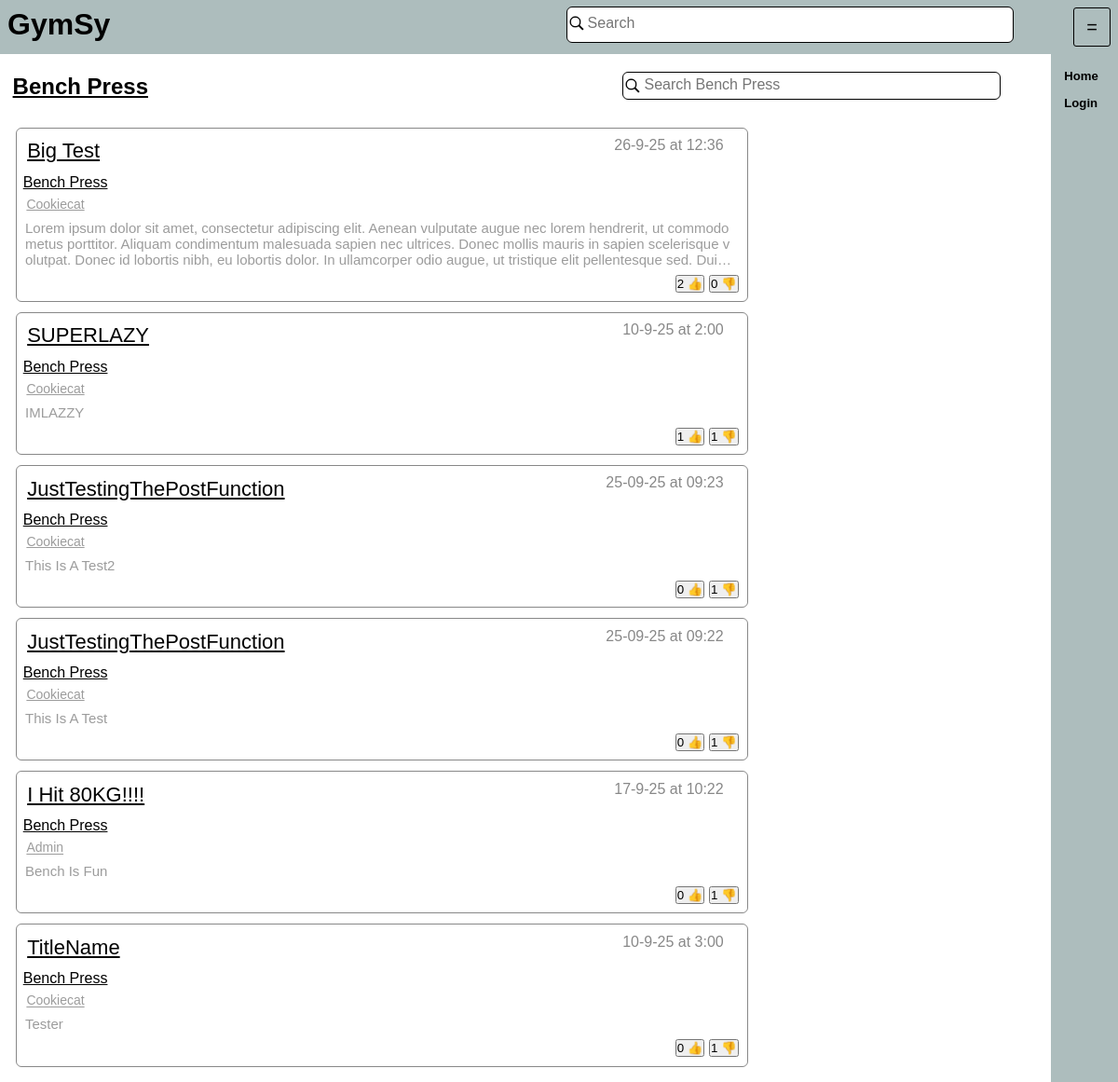
/exercise/1, run on the app's committed database.
### tables this page shows
CREATE TABLE "Excersise" (
	"ExcersiseID"	INTEGER UNIQUE,
	"MuscleID"	INTEGER,
	"ExcersiseName"	TEXT,
	PRIMARY KEY("ExcersiseID"),
	FOREIGN KEY("MuscleID") REFERENCES "MuscleGroup"("MuscleID")
);

CREATE TABLE "Post" (
	"PostID"	INTEGER UNIQUE,
	"PostContent"	TEXT,
	"ExcersiseID"	INTEGER,
	"AccountID"	INTEGER,
	"Title"	TEXT,
	"Date"	TEXT,
	"Time"	TEXT,
	"Parent"	INTEGER,
	PRIMARY KEY("PostID"),
	FOREIGN KEY("AccountID") REFERENCES "Account"("AccountID"),
	FOREIGN KEY("ExcersiseID") REFERENCES "Excersise"("ExcersiseID")
);

### app.py (the view)
@app.route("/exercise/<ExId>")
def ShowExersise(ExId):
    Id = cache.get("id")
    if Id == None:
        Id = 0
        cache.set("id",0)
    return render_template("excersise.html",ID = Id,
                           ExcersiseData= DatabaseHandler.GetExcersiseData(ExId),
                           Data = DatabaseHandler.GetPostsFromExcersise(ExId)
                           )

### Database/DatabaseHandler.py (called while the page is built)
def GetPostsFromExcersise(ID: int):
    with sqlite3.connect("Database/GymsyDatabase.db") as Connection:
        Cursor = Connection.cursor()
        print(SqlCommands.GetPostsFromExcersiseID.ReturnQuery([ID,ID]))
        Result = Cursor.execute(SqlCommands.GetPostsFromExcersiseID.ReturnQuery([ID,ID])).fetchall()
        return Result
    pass

def GetExcersiseData(ExcersiseID: int):
    with sqlite3.connect("Database/GymsyDatabase.db") as Connection:
        Cursor = Connection.cursor()
        Results = Cursor.execute(SqlCommands.GetExcersiseData.ReturnQuery(ExcersiseID)).fetchone()
        return Results
    return 0

### Database/SqlCommands.py (called while the page is built)
    def ReturnQuery(self,NewContent: list = []):
        if type(NewContent) != list:
            NewContent = [NewContent]
        if len(NewContent) == len(self.Additions):
            return self.Query.format(*NewContent)
        else:
            return "ERROR"

### app.py (called while the page is built)
@app.after_request
def after_request(response):
    response.headers["Cache-Control"] = "no-cache, no-store, must-revalidate,public, max-age=0"
    response.headers['X-UA-Compatible'] = 'IE=Edge,chrome=1'
    response.cache_control.max_age = 0
    return response

### templates/excersise.html (shortened to what this page needs)
{% extends 'index.html' %}
{% block content %}
<div style = "display:flex;flex-direction: row;width: 100%;justify-content: space-between;">
<h2 style="width: 40%">
{{ExcersiseData[2]}}
</h2>
    <div style="width: 90%;height: 80%;padding-left:40% ">
        <form action = "/exercise/{{ExcersiseData[0]}}/search" style="display: inline-flex;width:90%;height: 80%;background-color: #FFFFFF; flex-direction: row" class = "searchBar" >
            <label for="Search" style="width: 20px">
                <img draggable="false" style="width: 100%;padding-top: 20%;"
                     class="Search"
                     src = "{{url_for('static', filename='images/search_icon.png')}}" alt=""
                >
            </label>
            <input class="Search"
                   type="text"
                   id="Search" name="Search"
                   placeholder="Search {{ExcersiseData[2]}}"
                   VALUE="{{ExSearchInput | default('')}}"
            >
        </form>
    </div>
</div>
<div>
	{%for data in Data%}
<div class = "post" onclick="RedirectTo('/post/{{data[0]}}')">
    <div class = "title">
        <a class = "PostTitle" href = "/post/{{data[0]}}">{{data[1]}}</a>
        <p style="margin-left: auto; margin-top: 0;color: #888888">{{data[9]}} at {{data[8]}}</p>
    </div>
    <a class = "ExcersiseTitleText" href = "/exercise/{{data[3]}}">{{data[6]}}</a>
    <div>
        <a class = "postUsername" href = "/users/{{data[7]}}">{{data[7]}}</a>
    </div>
	{% if data[2]|length > 0 %}
    <div>
        <p class="description">{{data[2]}}
        </p>
	</div>
	{%endif%}
    <div class = "likeBar">
         <button class = "likeButton" id="Like:{{data[0]}}"
                            onclick={%if ID == 0 %} "OpenPopUp('popUp');ChildClicked();" {%else%} "SendLike({{ID}}, 1,{{data[0]}});updateLikes('{{data[0]}}');ChildClicked();" {%endif%} >
        {{data[4]}}&nbsp👍</button>
        <button class = "likeButton" id="Dislike:{{data[0]}}"
                onclick= {%if ID == 0 %} "OpenPopUp('popUp');ChildClicked();" {%else%} "SendLike({{ID}}, -1,{{data[0]}}); updateLikes('{{data[0]}}');ChildClicked();" {%endif%} >
        {{data[5]}}&nbsp👎</button>
    </div>
</div>
	{%endfor%}
	</div>
{% endblock %}

### templates/Index.html (shortened to what this page needs)
<!DOCTYPE html>
<html lang="en">
<head>
    <link rel="stylesheet" href="{{url_for('static', filename='styles/Style.css')}}" />
</head>
<header>
    <h1> <a href="/home" style=" color: #000000; text-decoration: none;  ">
        GymSy
    </a>
	</h1>
    <div style="width: 90%;height: 80%;padding-left:40% ">
        <form action = "/search" style="display: inline-flex;width:90%;height: 80%;background-color: #FFFFFF; flex-direction: row" class = "searchBar" >
            <label for="Search" style="width: 20px">
                <img draggable="false" style="width: 100%;padding-top: 35%;"
                     class="Search"
                     src = "{{url_for('static', filename='images/search_icon.png')}}" alt=""
                >
            </label>
            <input class="Search"
                   type="text"
                   id="Search" name="Search"
                   placeholder="Search"
                   VALUE="{{SearchInput | default('')}}"
            >
        </form>
    </div>
	<h1>
        <button class = "cornerButton" onclick="SwapBar()">
            <large>=</large>
        </button>
    </h1>
</header>
<body class="body">
<main id = "Main">
{% block content %}{% endblock %}
</main>
<div class="sidebar" id = "SideBar">
    <Sidebar>
		<h1>
	<a class = "sideBarButton" href="/home">Home</a>
	</h1>
	<h1>
	{%if ID| default(0) == 0%}
	<a class = "sideBarButton" href="/login">Login</a>
	{%elif ID| default(0) != 0%}
	<a class = "sideBarButton" href="/accountsettings">Account</a>
	{%endif%}
	</h1>
    </Sidebar>
</div>
</body>
</html>

### templates/static/styles/Style.css (style rules this page uses)
html { font-size: 16px; margin: 0; height: 100%; font-family: Helvetica, Arial, sans-serif; }
header { position: fixed; padding-top: 0; top: 0; min-height: 5%; background-color: #adbdbd ; height: 54px; display: flex; justify-content: space-between; width: 100%; margin: 0 auto 0 auto; }
body { margin: 0; background-color: #FFFFFF; height: 100%; display: flex; }
sidebar { display: block; padding: 0.4%; right: 0; top:5%; height: 100%; font-size: min(1.3vmax,17px); }
.sidebar { position: fixed; background-color: #adbdbd ; top:53px; right: 0; width: 5%; margin-left:auto ; height: 100%; display:var(--Display,block); transform-origin:right center; animation-fill-mode:forwards; }
main { display: flex; flex-direction: column; width: 93%; margin: 65px 0 0; }
h1 { margin: 0.5rem; display: flex; color: #000000; }
h2 { text-decoration: underline; margin: 0.5rem; }
p { margin: 1rem; color: #000000; display: flex; }
div { padding: 0.5% 0.5% 0.5% 0.5%; }
button.cornerButton { width: 40px; background-color: #adbdbd; border: thin solid #000000; border-radius: 3px; }
large { font-size: 20px }
form { margin: 2rem; color: #000000; display: block; }
input { font-size: 20px; display: block; margin: 0.5rem 0.5rem 0.5rem 0; width: 40%; height: 3rem; outline: None; border-color: #d8bdd3; color: #000000; }
div.post { display: flex; flex-direction: column; width: 70%; min-height: 1%; height: auto; border: thin solid #888888; border-radius: 6px; margin: 1%; text-overflow: revert; word-break: break-all; }
div.likeBar { margin-top: auto; margin-left: auto; }
a.ExcersiseTitleText { color: #000000; width: auto; font-size: min(1.8vmax,16px); text-decoration: underline; text-transform: capitalize; padding: 0.1em; }
a.PostTitle { color: #000000; width: auto; text-decoration: none; text-transform: capitalize; font-size: min(2.2vmax,22px); text-decoration: underline; padding: 0.1em; }
a.postUsername { margin-top: 1%; width: 70%; font-size: 14px; text-decoration: underline; text-transform: capitalize; color: #9c9c9c; padding: 0.1em; }
button.likeButton { padding: 0; }
div.title { display: flex; flex-direction: row; text-overflow: ellipsis; width: auto; margin-bottom: 0; }
p.description { margin: 0; color: #9c9c9c; font-size: min(1.3vmax,15px); display: -webkit-box; max-width: 99%; -webkit-line-clamp: 3; -webkit-box-orient: vertical; overflow: hidden; }
a.sideBarButton { display: block; padding: 0; border: none; background: none; color: #000000; text-decoration: none; font-size: min(20px,1.1vmax); margin-top: 0.5em; }
input.Search { width: 88%; border: none; display:inline-block; margin: 0;font-size: 16px;height: 65%; padding-top: 1%; }
img { user-drag: none; user-select: none; -moz-user-select: none; -webkit-user-drag: none; -webkit-user-select: none; -ms-user-select: none; }
form.searchBar { border-color: #000000; border-style: solid; border-radius: 6px; border-width: thin; margin: 0.25%; }

### data on the page
Excersise: ExcersiseName "Bench Press"
Post: Title "Big Test", Date "26-9-25", Time "12:36", data "Bench Press", data "Cookiecat", PostContent "Lorem ipsum dolor sit amet, consectetur adipiscing elit. Aenean vulputate augue nec lorem hendrerit, ut commodo metus porttitor. Aliquam condimentum malesuada sapien nec ultrices. Donec mollis mauris in sapien scelerisque volutpat. Donec id lobortis nibh, eu lobortis dolor. In ullamcorper odio augue, ut tristique elit pellentesque sed.…", AccountID "2", Parent "0"
Post: Title "SUPERLAZY", Date "10-9-25", Time "2:00", data "Bench Press", data "Cookiecat", PostContent "IMLAZZY", ExcersiseID "1"
Post: Title "JustTestingThePostFunction", Date "25-09-25", Time "09:23", data "Bench Press", data "Cookiecat", PostContent "This Is A Test2", Parent "0", ExcersiseID "1"
Post: Title "JustTestingThePostFunction", Date "25-09-25", Time "09:22", data "Bench Press", data "Cookiecat", PostContent "This Is A Test", Parent "0", ExcersiseID "1"
Post: Title "I Hit 80KG!!!!", Date "17-9-25", Time "10:22", data "Bench Press", data "Admin", PostContent "Bench Is Fun", Parent "0", data "1"
Post: Title "TitleName", Date "10-9-25", Time "3:00", data "Bench Press", data "Cookiecat", PostContent "Tester", Parent "0", ExcersiseID "1"
